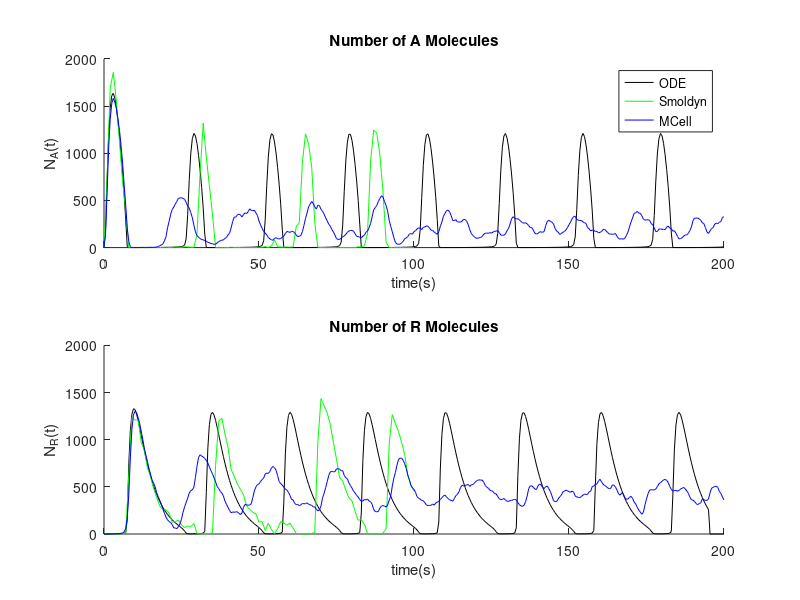

Write the MATLAB code that produced this figure.
load('time_osci.mat');
load('ode_osci_a.mat');
load('ode_osci_a.mat');
load('smol_osci_a.mat');
load('smol_osci_r.mat');
load('mcell_osci_a.mat');
load('mcell_osci_r.mat');

figure(1);
subplot(2,1,1);
hold on;
odeplot = plot(excelt_osci, ode_osci_a, 'k');
smolplot = plot(excelt_osci, smol_oci_a, 'g');
mcellplot = plot(excelt_osci, mcelldat_a, 'b');
title('Number of A Molecules');
xlabel('time(s)');
ylabel('N_{A}(t)');
legend([odeplot,smolplot,mcellplot],'ODE','Smoldyn','MCell');

subplot(2,1,2);
hold on;
plot(excelt_osci, ode_osci_r, 'k');
plot(excelt_osci, smol_osci_r, 'g');
plot(excelt_osci, mcelldat_r, 'b');
title('Number of R Molecules');
xlabel('time(s)');
ylabel('N_{R}(t)');
